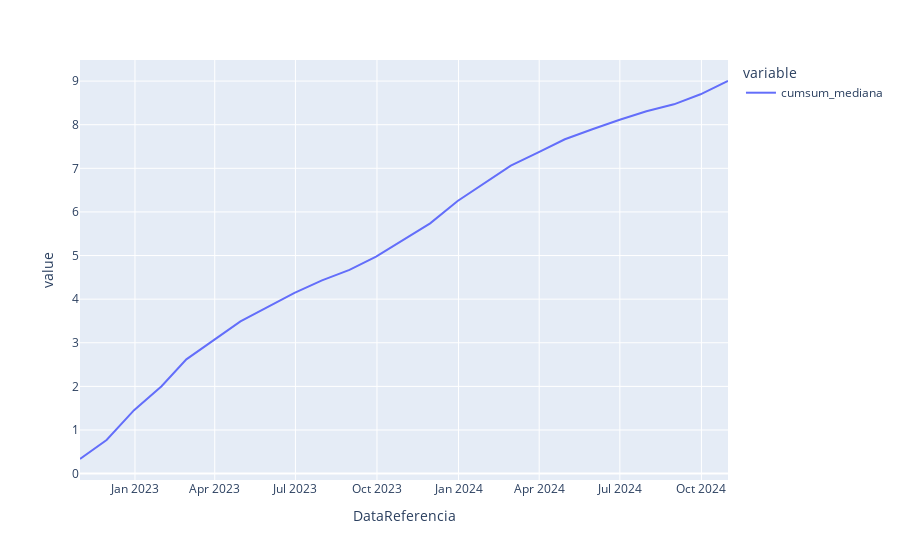

Source (notebook cell):
### Code cell
# Gráfico iterativo utilizando o plotly
fig=px.line(df_ipca_ultima,x=df_ipca_ultima.index,y=['cumsum_mediana'])
# Gerando arquivo com o resultado
# plotly.offline.plot(fig, show_link = True,filename=f'./output/tx_desocupacao_forcast.html')
fig.show()

### Figure 1 — Plotly figure (JSON) as saved in the notebook; plotly's stock layout.template omitted (floating-point values rounded to 4 significant figures)
{"data": [{"hovertemplate": "variable=cumsum_mediana<br>DataReferencia=%{x}<br>value=%{y}<extra></extra>", "legendgroup": "cumsum_mediana", "line": {"color": "#636efa", "dash": "solid"}, "marker": {"symbol": "circle"}, "mode": "lines", "name": "cumsum_mediana", "orientation": "v", "showlegend": true, "type": "scatter", "x": ["2022-10-31", "2022-11-30", "2022-12-31", "2023-01-31", "2023-02-28", "2023-03-31", "2023-04-30", "2023-05-31", "2023-06-30", "2023-07-31", "2023-08-31", "2023-09-30", "2023-10-31", "2023-11-30", "2023-12-31", "2024-01-31", "2024-02-29", "2024-03-31", "2024-04-30", "2024-05-31", "2024-06-30", "2024-07-31", "2024-08-31", "2024-09-30", "2024-10-31"], "xaxis": "x", "y": [0.335, 0.77, 1.455, 2.005, 2.619, 3.054, 3.489, 3.824, 4.142, 4.432, 4.672, 4.977, 5.365, 5.737, 6.251, 6.668, 7.063, 7.363, 7.666, 7.896, 8.108, 8.306, 8.467, 8.697, 9.002], "yaxis": "y"}], "layout": {"legend": {"title": {"text": "variable"}, "tracegroupgap": 0}, "margin": {"t": 60}, "xaxis": {"anchor": "y", "domain": [0, 1], "title": {"text": "DataReferencia"}}, "yaxis": {"anchor": "x", "domain": [0, 1], "title": {"text": "value"}}}}
